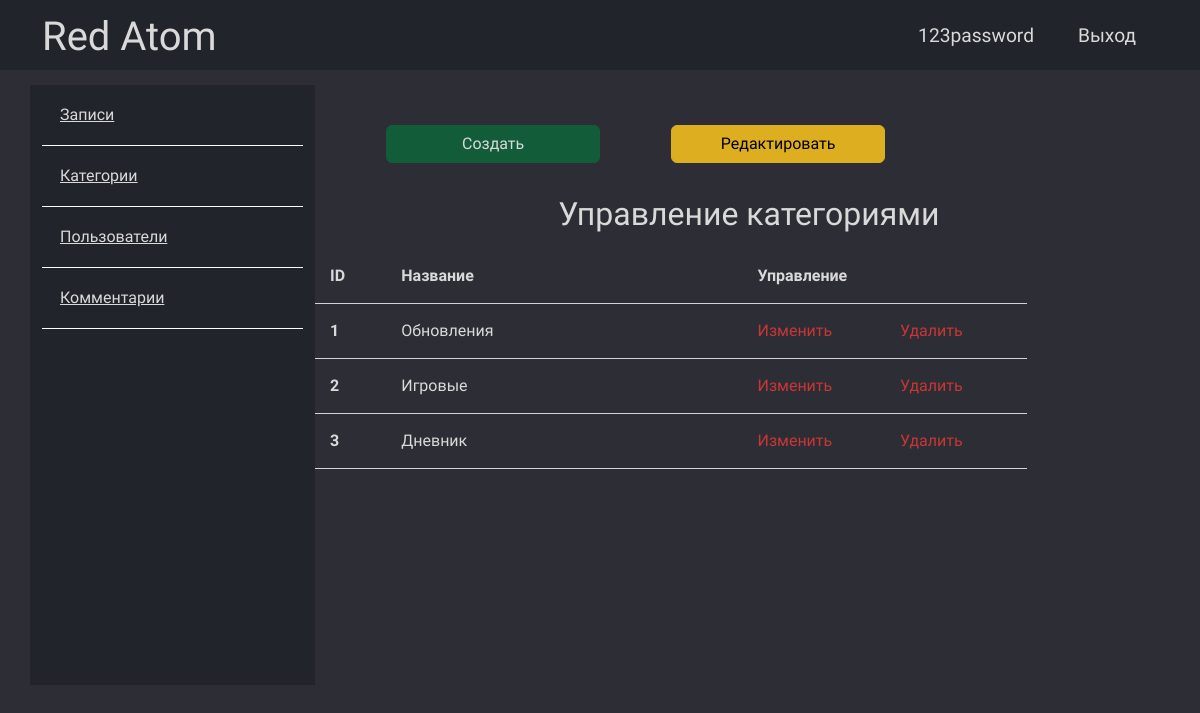
The app's page /admin/topics/index.php (signed in) with its own data.
### tables this page shows
CREATE TABLE `topics` (
  `id` int NOT NULL,
  `name` varchar(121) NOT NULL,
  `description` text NOT NULL
);

### app/database/db.php (called while the page is built, shortened)
<?php
require('connect.php');
function checkForError($query){
    $errorInfo = $query->errorInfo();
    return true;
}
function selectAll($table, $params=[]){
    global $pdo;
    $sql = "Select * From $table";
    $query = $pdo->prepare($sql);
    $query -> execute();
    return $query->fetchAll();
}
?>

### app/controllers/topics.php (called while the page is built, shortened)
<?php
    $topics = selectAll('topics');
?>

### admin/topics/index.php (the view, shortened to what this page needs)
<?php
    include_once "../../app/database/db.php";
    include("../../app/controllers/topics.php");
?>
<!DOCTYPE html>
<html lang="ru">
<head>
    <link rel="stylesheet" href="../../assets/css/admin.css">
    <link href="https://cdn.jsdelivr.net/npm/bootstrap@5.3.0-alpha3/dist/css/bootstrap.min.css" rel="stylesheet"
>
</head>
<body>
    <?php include("../../app/include/header-admin.php"); ?>
    <div class="container content_zone">
        <?php include "../../app/include/sidebar-admin.php"; ?>
        <div class="posts col-9">
            <div class="button row">
                <span class="col-1"></span>
                <a href="<?php echo BASE_URL . "admin/topics/create.php";?>" class="col-3 btn btn-success green-btn">Создать</a>
                <span class="col-1"></span>
                <a href="<?php echo BASE_URL . "admin/topics/index.php";?>" class="col-3 btn btn-warning edit-btn">Редактировать</a>
            </div>
            <div class="row title-table">
                <h2>Управление категориями</h2>
                <div class="col-1 text">ID</div>
                <div class="col-5 text">Название</div>
                <div class="col-4 text">Управление</div>
            </div>
            <?php foreach ($topics as $key => $topic): ?>
            <div class="row post">
                <div class="id col-1 text"><?=$key + 1; ?></div>
                <div class="title col-5 text"><?=$topic['name']; ?></div>
                <div class="red col-2 text"><a href="edit.php?id=<?=$topic['id']; ?>">Изменить</a></div>
                <div class="del col-2 text"><a href="index.php?del_id=<?=$topic['id']; ?>">Удалить</a></div>
            </div>
            <?php endforeach; ?>
        </div>
    </div>
</body>

### assets/css/admin.css (style rules this page uses)
:root { --mainColor: #2D2D35; --additionalColor: #22242B; --actionProjectColor: #C83636; --headerColor: #E0E6F0; --textColor: #D9D9D9; --standardButtonBorderColor: #3F424A; --standardButtonBackgroundColor: #24252B; --backgroundTextProjectColor: #F9ECEC; }
* { font-family: 'Work Sans'; }
html, h1, h2, h3, h4, h5, h6 { color: var(--textColor) !important; }
body { background: var(--mainColor) !important; }
a { text-decoration: none; color: inherit; }
.content_zone { margin: 15px 0px; }
.posts { height: 100%; padding: 40px 100px 100px; }
.posts h2 { text-align: center; margin: 2rem 0 1rem 0.4rem; }
.posts .title-table div { padding: 15px; text-align: left; border-bottom: 1px solid #d3d3d3; font-weight: 700; }
.posts .post div { padding: 15px; text-align: left; border-bottom: 1px solid #d3d3d3; }
.posts .post .red a { text-decoration: none; color: var(--actionProjectColor); }
.posts .post .del a { color: var(--actionProjectColor); text-decoration: none; }
.posts .post .id { font-weight: bold; }
.text { color: var(--textColor) !important; }
.green-btn { color: var(--textColor) !important; background: hwb(152 7% 64%) !important; border-color: hwb(152 7% 64%) !important; }
.edit-btn { background: #ddae20 !important; border-color: #ddae20 !important; }

### records on screen
topics: name "Обновления"
topics: name "Игровые"
topics: name "Дневник"

### other values on screen
$_SESSION['login'] "123password"
